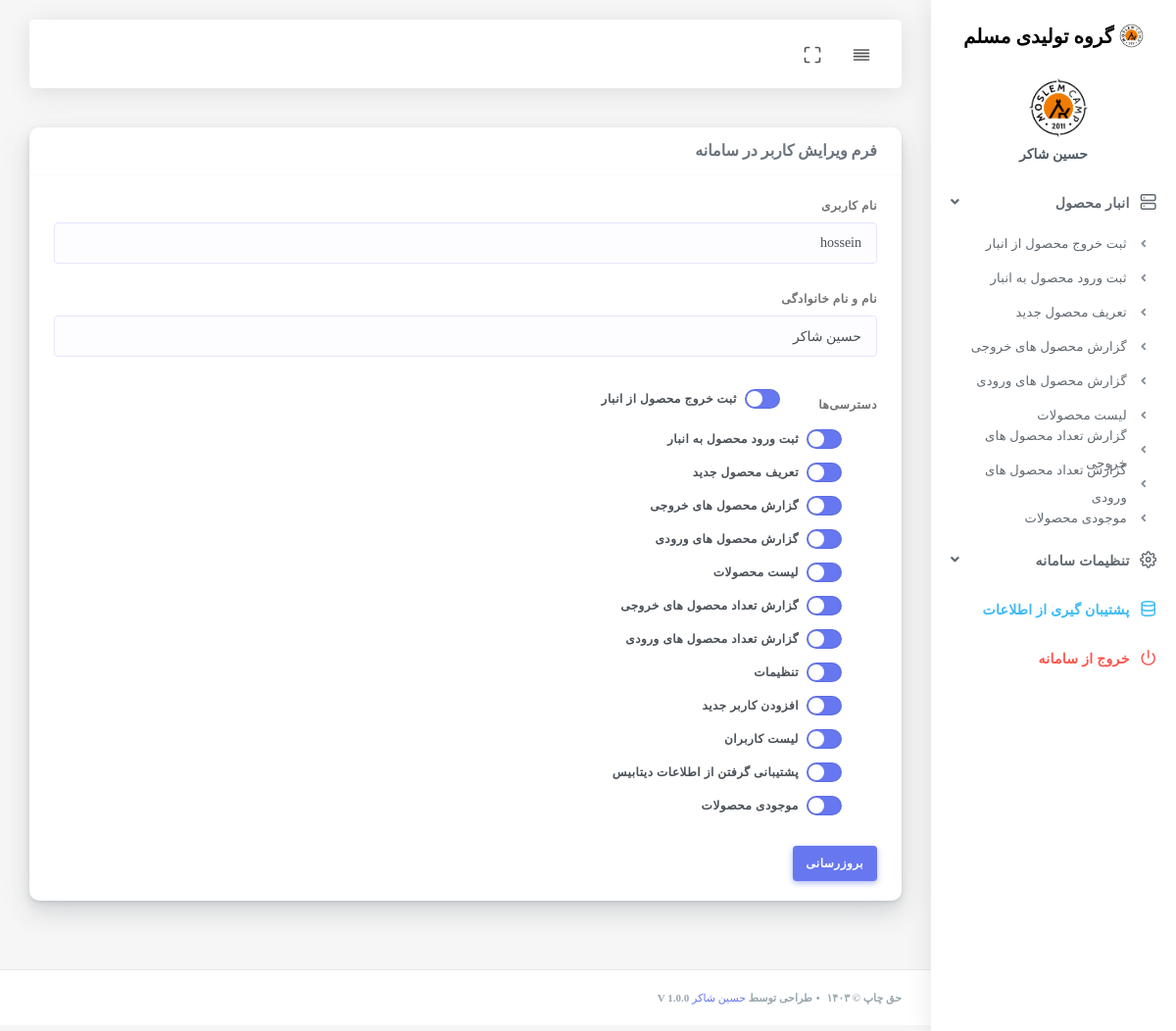
/inc/addons/settings/edit-user.php?id=1 (signed in), run on the app's committed database.
### tables this page shows
CREATE TABLE `options` (
  `id` int(11) NOT NULL AUTO_INCREMENT,
  `sitename` text NOT NULL,
  `logo` text NOT NULL,
  PRIMARY KEY (`id`)
);

CREATE TABLE `admintable` (
  `id` int(11) NOT NULL AUTO_INCREMENT,
  `username` varchar(99) NOT NULL,
  `password` varchar(99) NOT NULL,
  `name` varchar(99) NOT NULL,
  `type` varchar(99) NOT NULL,
  `access` text NOT NULL,
  PRIMARY KEY (`id`)
);

### inc/functions.php (called while the page is built)
<?php
function getColumnValue($connection, $columnName,$tablename) {
    $sql = "SELECT $columnName FROM $tablename";
    $result = mysqli_query($connection, $sql);
    $row = mysqli_fetch_assoc($result);
    return $row[$columnName];
}

### inc/addons/settings/edit-user.php (the view, shortened to what this page needs)
<?php
require_once '../../../header.php';
if(isset($_GET['id'])) {
    $user_id = $_GET['id'];
    $query = "SELECT * FROM admintable WHERE id = ?";
    $stmt = $connection->prepare($query);
    $stmt->bind_param("i", $user_id);
    $stmt->execute();
    $result = $stmt->get_result();
    if ($result->num_rows > 0) {
        $row = $result->fetch_assoc();
?>
        <div class="main-content">
            <div class="row">
                <div class="col-12 col-md-12 col-lg-12">
                    <div class="card">
                        <div class="card-header">
                            <h4>فرم ویرایش کاربر در سامانه</h4>
                        </div>
                        <div class="card-body">
                            <form method="post">
                                <div class="form-group">
                                    <label>نام کاربری</label>
                                    <input type="text" id="username" name="username" class="form-control" value="<?php echo isset($_POST['username']) ? $_POST['username'] : $row['username']; ?>" required>
                                </div>
                                <div class="form-group">
                                    <label>نام و نام خانوادگی</label>
                                    <input type="text" id="name" name="name" class="form-control" value="<?php echo isset($_POST['name']) ? $_POST['name'] : $row['name']; ?>" required>
                                </div>
                                <div class="form-group">
                                    <label>دسترسی‌ها</label>
                                    <?php
                                    $access_list = array(
                                        1 => 'ثبت خروج محصول از انبار',
                                        2 => 'ثبت ورود محصول به انبار',
                                        3 => 'تعریف محصول جدید',
                                        4 => 'گزارش محصول های خروجی',
                                        5 => 'گزارش محصول های ورودی',
                                        6 => 'لیست محصولات',
                                        7 => 'گزارش تعداد محصول های خروجی',
                                        8 => 'گزارش تعداد محصول های ورودی',
                                        9 => 'تنظیمات',
                                        10 => 'افزودن کاربر جدید',
                                        11 => 'لیست کاربران',
                                        12 => 'پشتیبانی گرفتن از اطلاعات دیتابیس',
                                        13 => 'موجودی  محصولات'
                                    );
                                    foreach ($access_list as $key => $access_item) {
                                        echo '<label class="custom-switch mt-2">';
                                        echo '<span class="custom-switch-indicator"></span>';
                                        echo '<span class="custom-switch-description">' . $access_item . '</span>';
                                        echo '</label><br>';
                                    }
                                    ?>
                                </div>
                                <button type="submit" class="btn btn-primary" name="update">بروزرسانی</button>
                            </form>
                        </div>
                    </div>
                </div>
            </div>
        </div>
<?php
    } else {
        echo "<p>کاربر با این شناسه وجود ندارد.</p>";
    }
} else {
    echo "<p>شناسه کاربر مشخص نشده است.</p>";
}
?>
<?php require_once '../../../footer.php'; ?>

### menu.php (shortened to what this page needs)
<div class="main-sidebar sidebar-style-2">
    <aside id="sidebar-wrapper">
        <div class="sidebar-brand">
            <a href="<?php echo $base_url; ?>/index.php"> <img alt="تصویر" src="<?php echo $base_url; ?>/assets/img/logo-m.png" class="header-logo"> <span class="logo-name">
                <?php
$columnName = "sitename";
$tablename="options";
$value = getColumnValue($connection, $columnName,$tablename);
echo "$value";
                ?>
            </span>
            </a>
        </div>
        <div class="sidebar-user">
            <div class="sidebar-user-picture">
                <img alt="تصویر" src="<?php echo $base_url; ?>/assets/img/logo-m.png">
            </div>
            <div class="sidebar-user-details">
                <div class="user-name"><?php echo $_SESSION["username"];?></div>
                    <?php
    $accessArray = explode(',', $_SESSION["access"]);
    ?>
            </div>
        </div>
        <ul class="sidebar-menu">
        <?php  if (in_array(1, $accessArray) || in_array(2, $accessArray) || in_array(3, $accessArray) || in_array(4, $accessArray) || in_array(5, $accessArray)|| in_array(6, $accessArray)|| in_array(7, $accessArray)|| in_array(8, $accessArray)|| in_array(13, $accessArray)) {?>
            <li class="dropdown ">
                <a href="#" class="nav-link has-dropdown"><i data-feather="server"></i><span>انبار محصول</span></a>
                <ul class="dropdown-menu" style="display: block;">
                <?php  } ?>
                <?php if (in_array(1, $accessArray)) {?>
                <li><a class="nav-link" href="<?php echo $base_url; ?>/inc/addons/products/Product-output.php">ثبت خروج محصول از انبار</a></li>
                <?php  } ?>
                <?php if (in_array(2, $accessArray)) {?>
                <li><a class="nav-link" href="<?php echo $base_url; ?>/inc/addons/products/product-input.php">ثبت ورود  محصول به انبار</a></li>
                <?php  } ?>
                <?php if (in_array(3, $accessArray)) {?>
                    <li><a class="nav-link" href="<?php echo $base_url; ?>/inc/addons/products/register-product.php">تعریف محصول جدید</a></li>
                    <?php  } ?>
                    <?php if (in_array(4, $accessArray)) {?>
                    <li><a class="nav-link" href="<?php echo $base_url; ?>/inc/addons/products/form-list-output.php">گزارش محصول های خروجی</a></li>
                    <?php  } ?>
                    <?php if (in_array(5, $accessArray)) {?>
                    <li><a class="nav-link" href="<?php echo $base_url; ?>/inc/addons/products/form-list-input.php">گزارش محصول های ورودی</a></li>
                    <?php  } ?>
                    <?php if (in_array(6, $accessArray)) {?>
                    <li><a class="nav-link" href="<?php echo $base_url; ?>/inc/addons/products/productslist.php"> لیست محصولات </a></li>
                    <?php  } ?>
                    <?php if (in_array(7, $accessArray)) {?>
                    <li><a class="nav-link" href="<?php echo $base_url; ?>/inc/addons/products/report-output-product-form.php"> گزارش تعداد محصول های خروجی  </a></li>
                    <?php  } ?>
                    <?php if (in_array(8, $accessArray)) {?>
                    <li><a class="nav-link" href="<?php echo $base_url; ?>/inc/addons/products/report-input-product-form.php"> گزارش تعداد محصول های ورودی  </a></li>
                    <?php  } ?>
                    <?php if (in_array(13, $accessArray)) {?>
                    <li><a class="nav-link" href="<?php echo $base_url; ?>/inc/addons/products/stock.php"> موجودی محصولات </a></li>
                    <?php  } ?>
                    <?php  if (in_array(1, $accessArray) || in_array(2, $accessArray) || in_array(3, $accessArray) || in_array(4, $accessArray) || in_array(5, $accessArray)|| in_array(6, $accessArray)|| in_array(7, $accessArray)|| in_array(8, $accessArray)|| in_array(13, $accessArray)) {?>
                </ul>
            </li>
            <?php  } ?>
            <?php  if (in_array(9, $accessArray) || in_array(10, $accessArray) || in_array(11, $accessArray)) {?>
            <li class="dropdown ">
                <a href="#" class="nav-link has-dropdown"><i data-feather="settings"></i><span>تنظیمات سامانه</span></a>
                <?php  } ?>
                <?php  if (in_array(9, $accessArray) || in_array(10, $accessArray) || in_array(11, $accessArray)) {?>
            </li>
            <?php  } ?>
            <?php if (in_array(12, $accessArray)) {?>
            <li><a class="nav-link text-info" href="<?php echo $base_url; ?>/backup.php"><i data-feather="database"></i><span>پشتیبان گیری از اطلاعات</span></a></li>
            <?php  } ?>
            <li><a class="nav-link text-danger" href="<?php echo $base_url; ?>/exit.php"><i data-feather="power"></i><span class="text-danger">خروج از سامانه</span></a></li>
        </ul>
    </aside>
</div>

### data on the page
options: sitename "گروه تولیدی مسلم"
admintable: username "hossein", name "حسین شاکر"

### other printed values
$_SESSION["username"] "حسین شاکر"
$access_item "ثبت خروج محصول از انبار"
$access_item "ثبت ورود محصول به انبار"
$access_item "تعریف محصول جدید"
$access_item "گزارش محصول های خروجی"
$access_item "گزارش محصول های ورودی"
$access_item "لیست محصولات"
$access_item "گزارش تعداد محصول های خروجی"
$access_item "گزارش تعداد محصول های ورودی"
$access_item "تنظیمات"
$access_item "افزودن کاربر جدید"
$access_item "لیست کاربران"
$access_item "پشتیبانی گرفتن از اطلاعات دیتابیس"
$access_item "موجودی محصولات"
